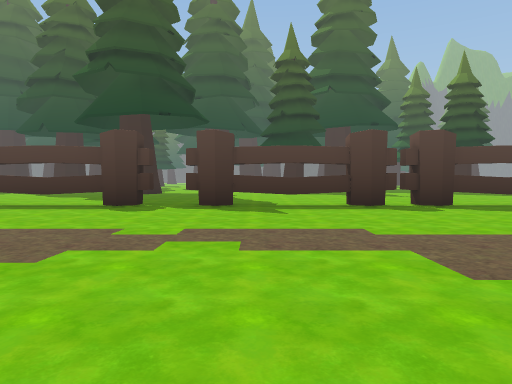
[1] (above)

23 first-person views from a walk through a scene from a Unity 3-D project. The camera is 1.3 m above the floor, tilts 2° down and sees 70° across. The floor is counted in squares, 2 m on a side. Each view is taken from the middle of a square. On the plan, view 1 faces up. The plan holds only what a view shows up to about 11 squares ahead; the rest is blank. The place goes on beyond the plan. The player character is not drawn. Some animated figures are left out. Some surface patterns are stand-ins.

[2]
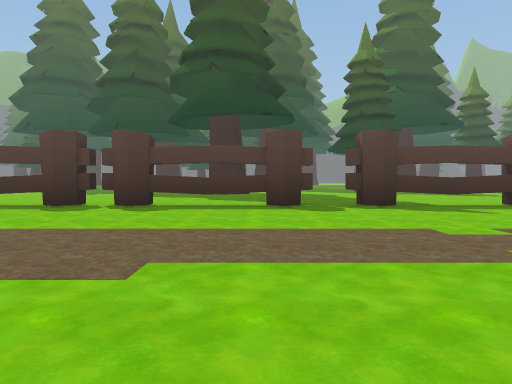

[3]
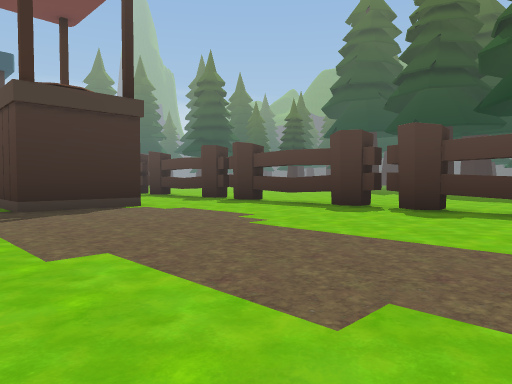

[4]
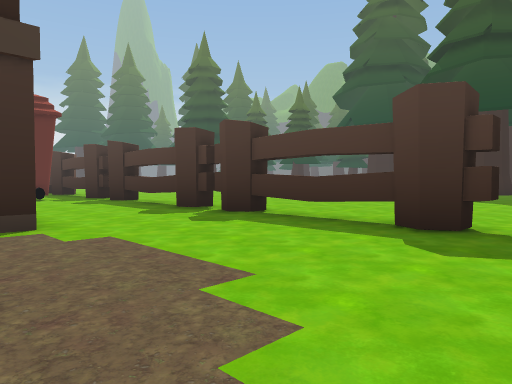

[5]
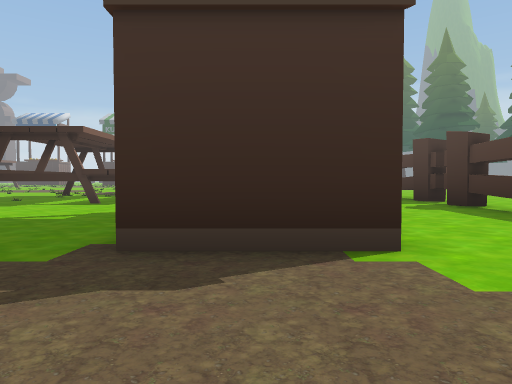

[6]
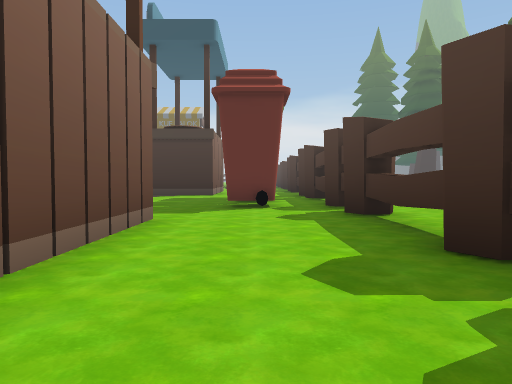

[7]
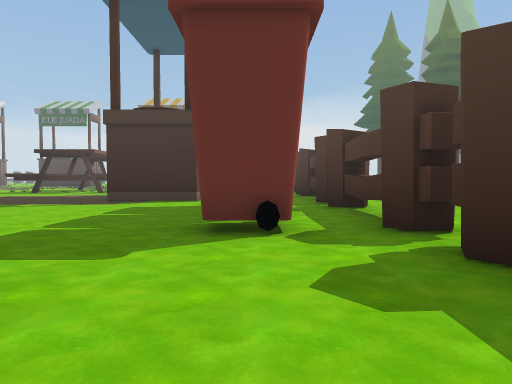

[8]
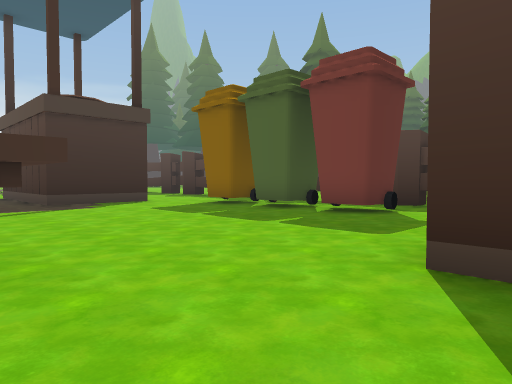

[9]
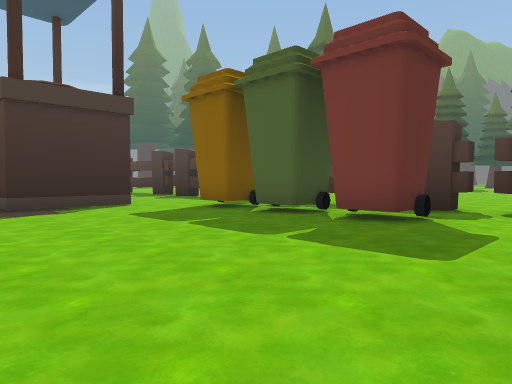

[10]
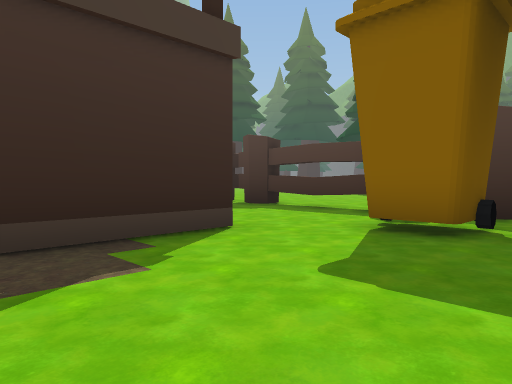

[11]
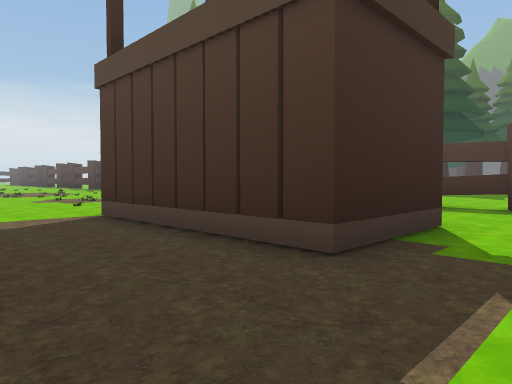

[12]
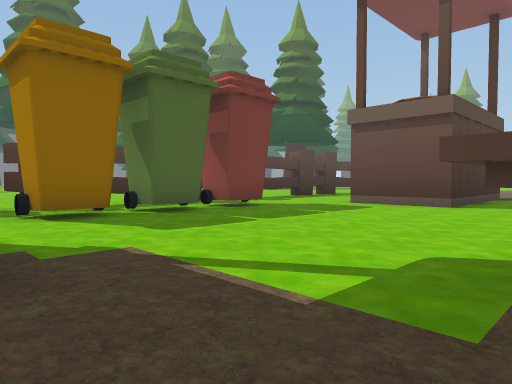

[13]
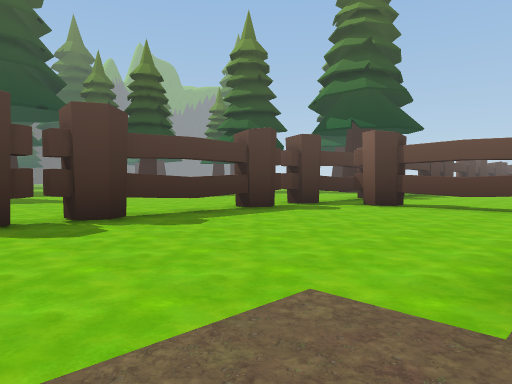

[14]
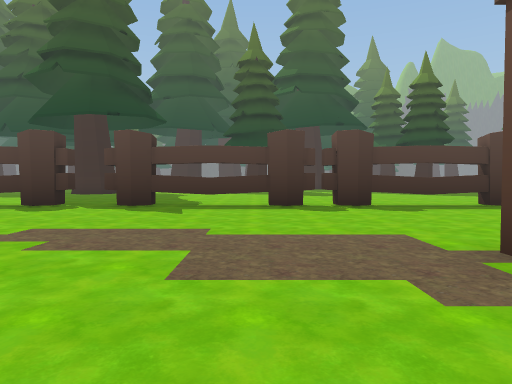

[15]
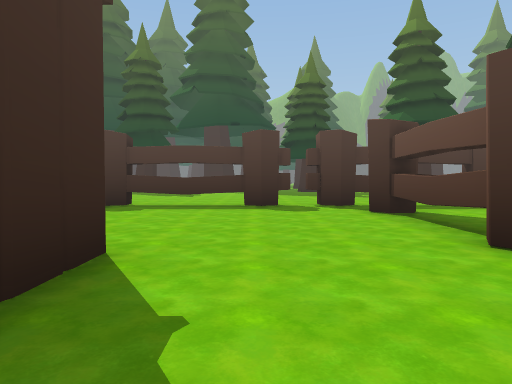

[16]
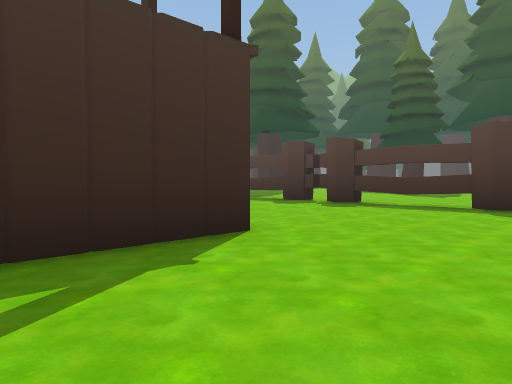

[17]
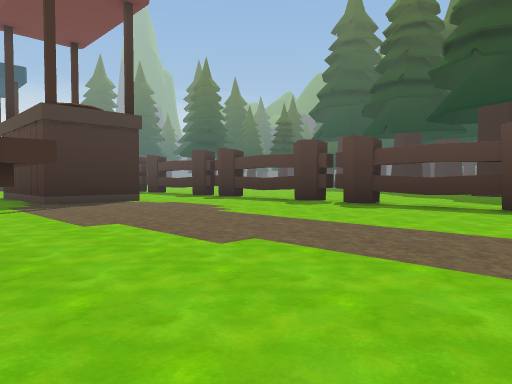

[18]
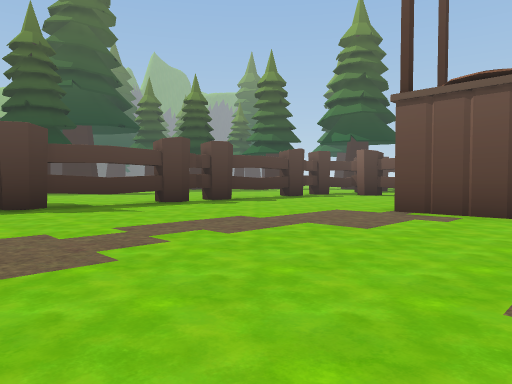

[19]
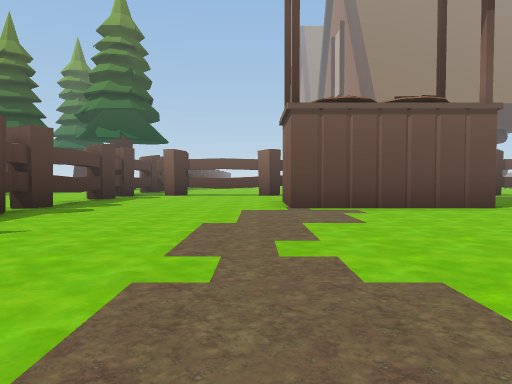

[20]
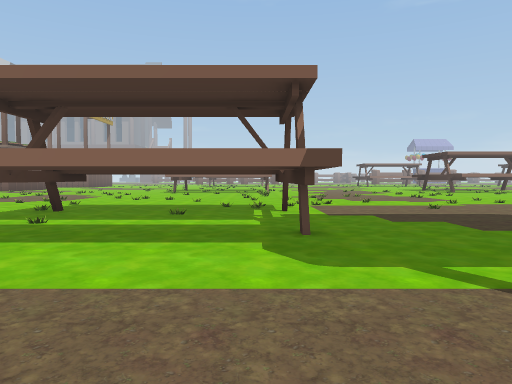

[21]
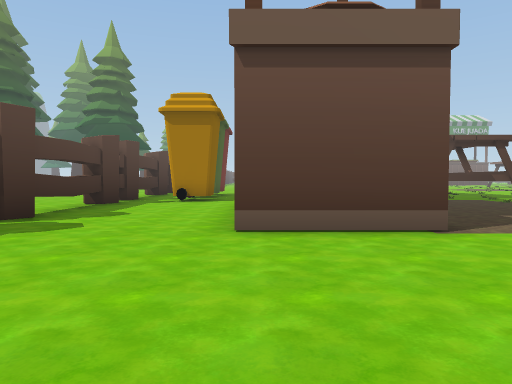

[22]
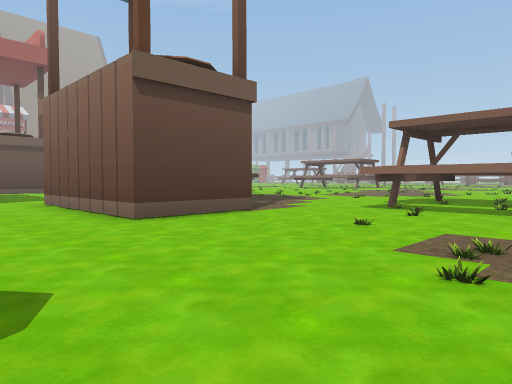

[23]
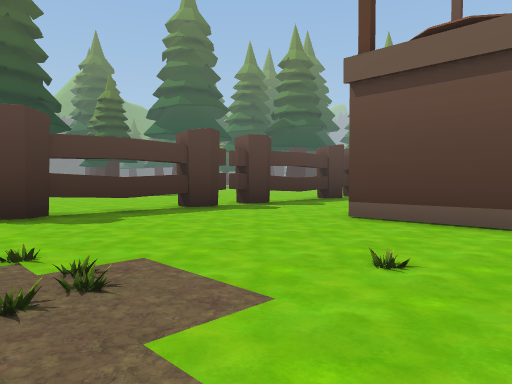

### Floor plan
Key: @ floor where view 1 was taken; # wall or solid block; x gap in a wall; . floor; ^ raised ledge; T thing the floor can be seen under or through.
Columns run from 36 left of view 1 to 10 right of it. Each row starts with its distance up from view 1.
 16                           ..
 15                           ..            ..
 14                            .            ..
 13    ..           ..     ... . ..         ..
 12    ...   ..     ..    .... ......       .....
 11    .... ....... ...  .........................
 10   .............................................
  9  #TTTTTTTTTT############TTTT##TTT#.#TTT##TTTT##
  8 ...............................................
  7 ............#x###..............................
  6 ...............................................
  5 ......#####........#####.......................
  4 ......#####........#####.......................
  3 ......#####........#####................###....
  2 ........................................###....
  1  ^^^#........^^^^^.........^^^^^........###....
  0   ^ ^........^   ^..... ..#^^^^^....@...#  ....

Positions as (right, up) in squares from view 1, and headings:
1: (0, 0), facing up
2: (-4, 0), facing up
3: (-4, 1), facing up-left
4: (-7, 4), facing up-left
5: (-9, 4), facing left
6: (-11, 7), facing left
7: (-15, 7), facing left
8: (-16, 0), facing up-left
9: (-17, 1), facing up-left
10: (-22, 2), facing up-left
11: (-24, 0), facing up-left
12: (-26, 0), facing up-right
13: (2, 3), facing up-right
14: (2, 0), facing up
15: (8, 0), facing up
16: (10, 0), facing up-left
17: (-2, 0), facing up-left
18: (-3, 0), facing up-right
19: (-4, 4), facing right
20: (-9, 4), facing down
21: (-35, 5), facing right
22: (-36, 8), facing down-right
23: (-36, 2), facing up-right
